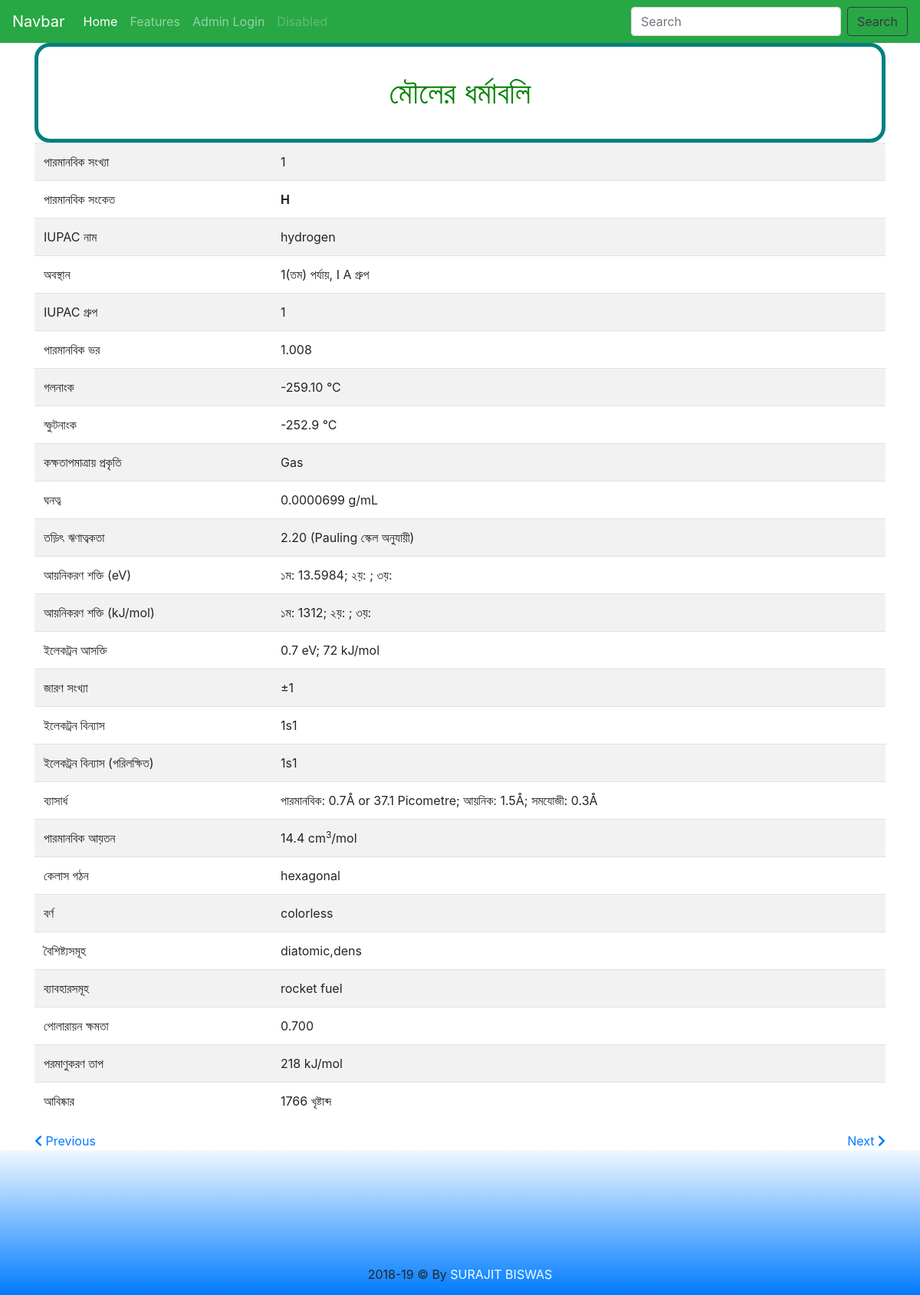
The app's page /chepp/property.php with its own data.
### tables this page shows
CREATE TABLE `sheet1` (
  `number` int(3) DEFAULT NULL,
  `symbol` varchar(3) DEFAULT NULL,
  `group_new` varchar(11) DEFAULT NULL,
  `group_old` varchar(11) DEFAULT NULL,
  `period` int(1) DEFAULT NULL,
  `en_name` varchar(13) DEFAULT NULL,
  `atomic_mass` decimal(6,3) DEFAULT NULL,
  `mp` decimal(6,2) DEFAULT NULL,
  `bp` decimal(5,1) DEFAULT NULL,
  `state` varchar(1) DEFAULT NULL,
  `density` decimal(9,7) DEFAULT NULL,
  `en` decimal(3,2) DEFAULT NULL,
  `iev1` decimal(6,4) DEFAULT NULL,
  `iev2` varchar(5) DEFAULT NULL,
  `iev3` decimal(6,3) DEFAULT NULL,
  `ie1` varchar(4) DEFAULT NULL,
  `ie2` varchar(4) DEFAULT NULL,
  `ie3` varchar(5) DEFAULT NULL,
  `eav` varchar(3) DEFAULT NULL,
  `ea` varchar(3) DEFAULT NULL,
  `cos` varchar(10) DEFAULT NULL,
  `pec` varchar(22) DEFAULT NULL,
  `oec` varchar(22) DEFAULT NULL,
  `ar` varchar(3) DEFAULT NULL,
  `ir` varchar(3) DEFAULT NULL,
  `cr` varchar(3) DEFAULT NULL,
  `arpm` decimal(4,1) DEFAULT NULL,
  `avpm` varchar(4) DEFAULT NULL,
  `crystal` varchar(20) DEFAULT NULL,
  `color` varchar(15) DEFAULT NULL,
  `characteristics` varchar(25) DEFAULT NULL,
  `uses` varchar(26) DEFAULT NULL,
  `polarizability` decimal(5,3) DEFAULT NULL,
  `heat_atomization` int(3) DEFAULT NULL,
  `year_discovered` int(4) DEFAULT NULL
);

### chepp/property.php (the view, shortened to what this page needs)
<?php
    $number = isset($_GET['id'])? $_GET['id'] : 1;
?>
<!DOCTYPE html>
<html lang="en">
<head>
    <link rel="stylesheet" href="https://stackpath.bootstrapcdn.com/bootstrap/4.3.1/css/bootstrap.min.css">
    <link rel="stylesheet" href="./css/style.css">
    <link rel="stylesheet" href="https://use.fontawesome.com/releases/v5.8.1/css/all.css">
</head>
<body>
<nav class="navbar navbar-expand-lg navbar-dark bg-success">
  <a class="navbar-brand" href="#">Navbar</a>
  <div class="collapse navbar-collapse" id="navbarNav">
    <ul class="navbar-nav">
      <li class="nav-item active">
        <a class="nav-link" href="./index.php">Home <span class="sr-only">(current)</span></a>
      </li>
      <li class="nav-item">
        <a class="nav-link" href="#">Features</a>
      </li>
      <li class="nav-item">
        <a class="nav-link" href="./admin/">Admin Login</a>
      </li>
      <li class="nav-item">
        <a class="nav-link disabled" href="#" tabindex="-1" aria-disabled="true">Disabled</a>
      </li>
    </ul>
  </div>
  <form class="form-inline">
    <input class="form-control mr-sm-2" type="search" placeholder="Search" aria-label="Search">
    <button class="btn btn-outline-dark my-2 my-sm-0" type="submit">Search</button>
  </form>
</nav>
<div class="container">
<div class="huge"><span class="monster">মৌলের ধর্মাবলি</span></div>
<?php
    require_once "config.php";
    $sql = "SELECT * FROM `sheet1` WHERE `number` = ".$number;
    $result = $mysqli->query($sql);
    if ($result->num_rows > 0) {
        if($row = $result->fetch_assoc()) {
            ?>
            <table class="table table-hover table-striped">
                <tr>
                    <td>পারমানবিক সংখ্যা</td>
                    <td><?php echo $row["number"]; ?></td>
                </tr>
                <tr>
                    <td>পারমানবিক সংকেত</td>
                    <td><b><?php echo $row["symbol"]; ?></b></td>
                </tr>
                <tr>
                    <td>IUPAC নাম</td>
                    <td><?php echo $row["en_name"]; ?></td>
                </tr>
                <tr>
                    <td>অবস্থান</td>
                    <td><?php echo $row["period"]."(তম) পর্যায়, ".$row["group_old"]." গ্রুপ"; ?></td>
                </tr>
                <tr>
                    <td>IUPAC গ্রুপ</td>
                    <td><?php echo $row["group_new"]; ?></td>
                </tr>
                <tr>
                    <td>পারমানবিক ভর</td>
                    <td><?php echo $row["atomic_mass"]; ?></td>
                </tr>
                <tr>
                    <td>গলনাংক</td>
                    <td><?php echo $row["mp"]." °C"; ?></td>
                </tr>
                <tr>
                    <td>স্ফুটনাংক</td>
                    <td><?php echo $row["bp"]." °C"; ?></td>
                </tr>
                <tr>
                    <td>কক্ষতাপমাত্রায় প্রকৃতি</td>
                    <td><?php
                    if ($row["state"]== "s")
                        echo "Solid";
                    else if ($row["state"]== "l")
                        echo "Liquid";
                    else if ($row["state"]== "g")
                        echo "Gas";
                    ?></td>
                </tr>
                <tr>
                    <td>ঘনত্ব</td>
                    <td><?php echo $row["density"]." g/mL"; ?></td>
                </tr>
                <tr>
                    <td>তড়িৎ ঋণাত্বকতা</td>
                    <td><?php echo $row["en"]." (Pauling স্কেল অনুযায়ী)"; ?></td>
                </tr>
                <tr>
                    <td>আয়নিকরণ শক্তি (eV)</td>
                    <td><?php echo "১ম: ".$row["iev1"].";    ২য়: ".$row["iev2"].";    ৩য়: ".$row["iev3"]; ?></td>
                </tr>
                <tr>
                    <td>আয়নিকরণ শক্তি (kJ/mol)</td>
                    <td><?php echo "১ম: ".$row["ie1"].";    ২য়: ".$row["ie2"].";    ৩য়: ".$row["ie3"]; ?></td>
                </tr>
                <tr>
                    <td>ইলেকট্রন আসক্তি</td>
                    <td><?php echo $row["eav"]." eV; ".$row["ea"]." kJ/mol"; ?></td>
                </tr>
                <tr>
                    <td>জারণ সংখ্যা</td>
                    <td><?php echo $row["cos"]; ?></td>
                </tr>
                <tr>
                    <td>ইলেকট্রন বিন্যাস</td>
                    <td><?php echo $row["pec"]; ?></td>
                </tr>
                <tr>
                    <td>ইলেকট্রন বিন্যাস (পরিলক্ষিত)</td>
                    <td><?php echo $row["oec"]; ?></td>
                </tr>
                <tr>
                    <td>ব্যাসার্ধ</td>
                    <td><?php echo "পারমানবিক: ".$row["ar"]."Å or ".$row["arpm"]." Picometre; আয়নিক: ".$row["ir"]."Å; সমযোজী: ".$row["cr"]."Å"; ?></td>
                </tr>
                <tr>
                    <td>পারমানবিক আয়তন</td>
                    <td><?php echo $row["avpm"]." cm<sup>3</sup>/mol"; ?></td>
                </tr>
                <tr>
                    <td>কেলাস গঠন</td>
                    <td><?php echo $row["crystal"]; ?></td>
                </tr>
                <tr>
                    <td>বর্ণ</td>
                    <td><?php echo $row["color"]; ?></td>
                </tr>
                <tr>
                    <td>বৈশিষ্ট্যসমূহ</td>
                    <td><?php echo $row["characteristics"]; ?></td>
                </tr>
                <tr>
                    <td>ব্যাবহারসমূহ</td>
                    <td><?php echo $row["uses"]; ?></td>
                </tr>
                <tr>
                    <td>পোলারায়ন ক্ষমতা</td>
                    <td><?php echo $row["polarizability"]; ?></td>
                </tr>
                <tr>
                    <td>পরমাণুকরণ তাপ</td>
                    <td><?php echo $row["heat_atomization"]." kJ/mol"; ?></td>
                </tr>
                <tr>
                    <td>আবিষ্কার</td>
                    <td><?php echo $row["year_discovered"]." খৃষ্টাব্দ"; ?></td>
                </tr>
            </table>
        <?php
        }
    }
?>
<div class="buttom">
    <div class="prev"><a href= <?php echo "'./property.php?id=".($number-1)."'";?> <?php echo $number <= 1? "class='disabled'":"";?>><i class="fas fa-chevron-left"></i> Previous</a></div>
    <div class="next"><a href= <?php echo "'./property.php?id=".($number+1)."'";?> <?php echo $number >= 118? "class='disabled'":"";?>>Next <i class="fas fa-chevron-right"></i></a></div>
</div>
</div>
</body>
<footer class="container-fluid text-center">
  <span>2018-<?php echo date('y'); ?> © By <a href="mailto:surajit14@cse.pstu.ac.bd" title="contact project manager">SURAJIT BISWAS</a></span>
</footer>
</html>

### chepp/css/style.css (style rules this page uses)
.prev { float: left; }
.next { float: right; }
a.disabled { pointer-events: none; cursor: default; }
.monster { text-align: center; font-size: 40px; color: green; display: block; border: 5px solid teal; border-radius: 20px; padding: 30px; }
footer { float: left; padding-top: 150px; padding-bottom: 15px; background: linear-gradient(aliceblue,#007bff); }
footer a:link { color: azure; }

### records on screen
sheet1: number "1", symbol "H", en_name "hydrogen", period "1", group_old "I A", group_new "1", atomic_mass "1.008", mp "-259.10", bp "-252.9", density "0.0000699", en "2.20", iev1 "13.5984", ie1 "1312", eav "0.7", ea "72", cos "±1", pec "1s1", oec "1s1", ar "0.7", arpm "37.1", ir "1.5", cr "0.3", avpm "14.4", crystal "hexagonal", color "colorless", characteristics "diatomic,dens", uses "rocket fuel", polarizability "0.700", heat_atomization "218", year_discovered "1766"
